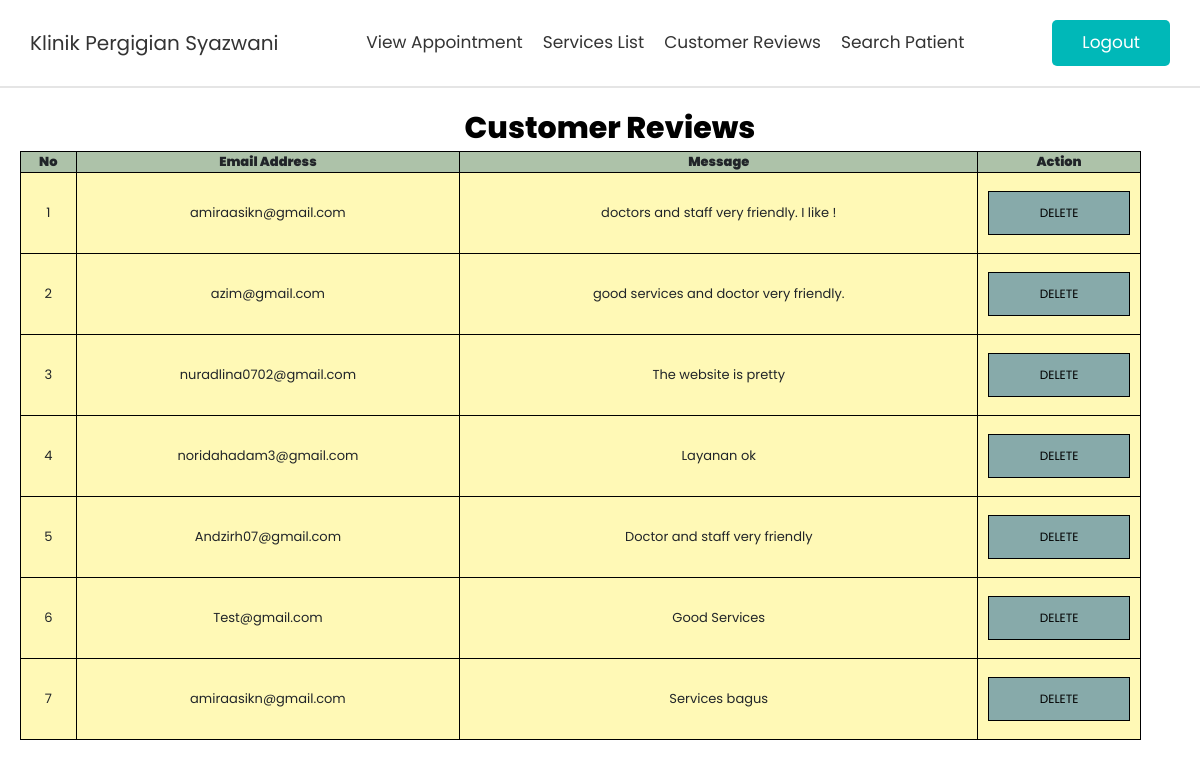
Page /test.php on the committed database.
### tables this page shows
CREATE TABLE `review` (
  `no` int(100) NOT NULL,
  `emailaddress` varchar(50) NOT NULL,
  `message` text NOT NULL
);

### test.php (the view, shortened to what this page needs)
<!DOCTYPE html>
<html lang="en">
<head>
   <link rel="stylesheet" href="https://cdnjs.cloudflare.com/ajax/libs/font-awesome/6.0.0/css/all.min.css">
   <link rel="stylesheet" href="https://cdnjs.cloudflare.com/ajax/libs/bootstrap/4.6.1/css/bootstrap.min.css">
   <link rel="stylesheet" href="css/style.css">
</head>
<body>
<header class="header fixed-top">
   <div class="container">
      <div class="row align-items-center justify-content-between">
         <a href="#home" class="logo">Klinik Pergigian Syazwani<span></span></a>
         <nav class="nav">
            <a href="appointmentlist.php">View Appointment</a>
            <a href="treatmentlist.php">Services List</a>
            <a href="reviewlist.php">Customer Reviews</a>
            <a href="searchrecord.php">Search Patient</a>
         </nav>
         <a href="logout.php" class="link-btn">Logout</a>
      </div>
   </div>
</header>
<h2> Customer Reviews</h2>
<?php
  $servername = "localhost";
  $username = "root";
  $password = "";
  $dbname = "appointment";
  $conn = new mysqli($servername, $username, $password, $dbname);
  $sql = "SELECT * FROM  review";
  $result = $conn->query($sql);
  if ($result->num_rows > 0) {
     echo '<table cellpadding=10 cellspacing=0 border=1 align="center">';
     echo '<th align="center"><b>No</b></td>
     <th align="center"><b>Email Address</b></td>
     <th align="center"><b>Message</b></td>
     <th align="center"><b>Action</b></td>
     </tr>';
     while($row = $result->fetch_assoc()) {
        echo '<tr>';
        echo '<td align="center">'.$row["no"].'</td>';
        echo '<td align="center">'.$row["emailaddress"].'</td>';
        echo '<td align="center">'.$row["message"].'</td>';
        ?>
        <td><a1 href="deletereview.php?No=<?php echo $row["no"];?> " onclick="return confirm('Are you sure to delete this review?') ">DELETE</a1></td>
        <?php
        echo '</tr>';
     }
  }
  else {
    echo "no results ";
  }
?>
</body>
</html>

### css/style.css (style rules this page uses)
:root { --blue:#00b8b8; --black:#333; --white:#fff; --light-color:#666; --light-bg:#eee; --border:.2rem solid rgba(0,0,0,.1); --box-shadow:0 .5rem 1rem rgba(0,0,0,.1); }
* { font-family: 'Poppins', sans-serif; margin:0; padding:0; box-sizing: border-box; outline: none; border:none; text-decoration: none !important; }
html { font-size: 62.5%; overflow-x: hidden; scroll-behavior: smooth; scroll-padding-top: 6.5rem; }
.link-btn { display: inline-block; padding:1rem 3rem; border-radius: .5rem; background-color: var(--blue); cursor: pointer; font-size: 1.7rem; color:var(--white); }
.header { padding:2rem; border-bottom: var(--border); }
.header .logo { font-size: 2rem; color:var(--black); }
.header .nav a { margin:0 1rem; font-size: 1.7rem; color:var(--black); }

### test.php (style rules this page uses)
body { background-color: #fff; font-family: 'Poppins', sans-serif; font-size: 15px; padding-top: 90px; padding-left: 20px; }
table { border-collapse: collapse; width: 95%; }
table, td, th { border: 1px solid black; text-align: center; font-size:13px; }
th { background-color: #ADC2A9; }
td { padding: 10px; text-align: center; background-color: #FFF9B6; }
a1 { background-color: #FFE699; width: 100%; padding: 12px 12px; margin: 8px 0; display: inline-block; border: 1px solid black; box-sizing: border-box; background-color: #87AAAA; font-size: 12px; text-decoration:none; color: black; font-weight: 400; }
h2 { font-size: 30px; font-weight: 800; text-align:center; padding-top: 20px; color: black; }

### rows in the picture
review: no "1", emailaddress "amiraasikn@gmail.com", message "doctors and staff very friendly. I like !"
review: no "2", emailaddress "azim@gmail.com", message "good services and doctor very friendly."
review: no "3", emailaddress "nuradlina0702@gmail.com", message "The website is pretty"
review: no "4", emailaddress "noridahadam3@gmail.com", message "Layanan ok"
review: no "5", emailaddress "Andzirh07@gmail.com", message "Doctor and staff very friendly"
review: no "6", emailaddress "Test@gmail.com", message "Good Services"
review: no "7", emailaddress "amiraasikn@gmail.com", message "Services bagus"
